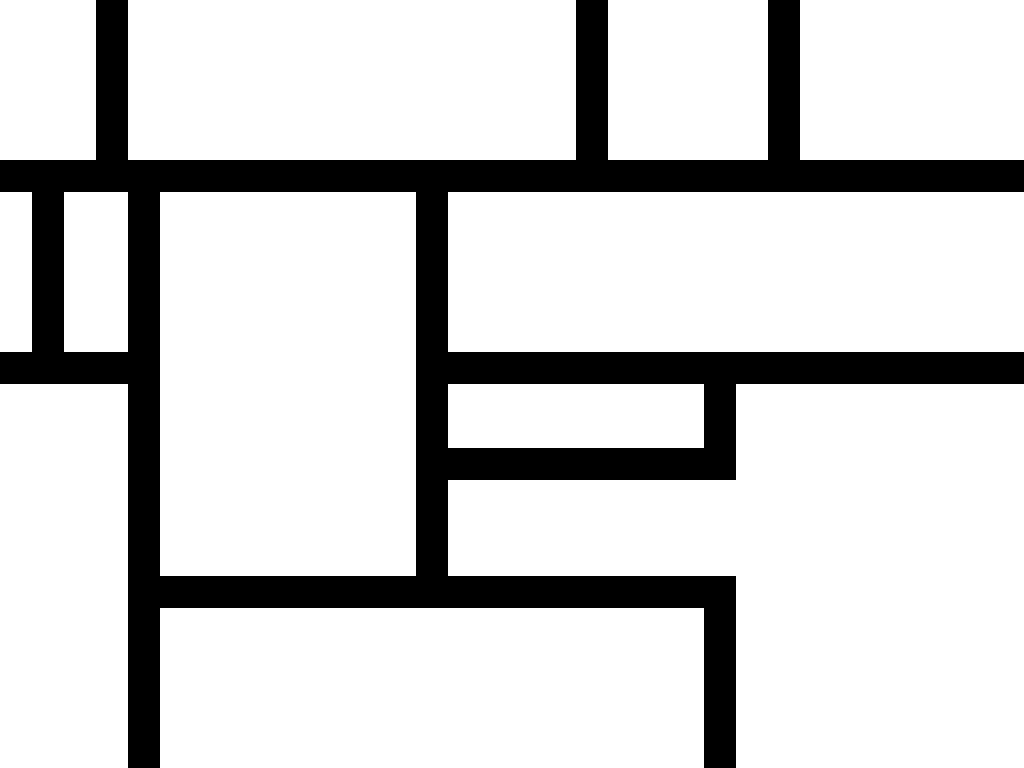

Below is a game level as drawn by its tile map, then a one-line description and the .tmx file that defines it, in full:
An orthogonal 32x24 tile map with 32x32 px tiles, 1 tile layer (Tile Layer 1).

<map version="1.2" tiledversion="1.3.1" orientation="orthogonal" renderorder="right-up" compressionlevel="0" width="32" height="24" tilewidth="32" tileheight="32" infinite="0" nextlayerid="2" nextobjectid="1">
 <tileset firstgid="1" source="roadmap.tsx" />
 <layer id="1" name="Tile Layer 1" width="32" height="24">
  <data encoding="csv">
2,2,2,3,2,2,2,2,2,2,2,2,2,2,2,2,2,2,3,2,2,2,2,2,3,2,2,2,2,2,2,2,
2,2,2,3,2,2,2,2,2,2,2,2,2,2,2,2,2,2,3,2,2,2,2,2,3,2,2,2,2,2,2,2,
2,2,2,3,2,2,2,2,2,2,2,2,2,2,2,2,2,2,3,2,2,2,2,2,3,2,2,2,2,2,2,2,
2,2,2,3,2,2,2,2,2,2,2,2,2,2,2,2,2,2,3,2,2,2,2,2,3,2,2,2,2,2,2,2,
2,2,2,3,2,2,2,2,2,2,2,2,2,2,2,2,2,2,3,2,2,2,2,2,3,2,2,2,2,2,2,2,
3,3,3,3,3,3,3,3,3,3,3,3,3,3,3,3,3,3,3,3,3,3,3,3,3,3,3,3,3,3,3,3,
2,3,2,2,3,2,2,2,2,2,2,2,2,3,2,2,2,2,2,2,2,2,2,2,2,2,2,2,2,2,2,2,
2,3,2,2,3,2,2,2,2,2,2,2,2,3,2,2,2,2,2,2,2,2,2,2,2,2,2,2,2,2,2,2,
2,3,2,2,3,2,2,2,2,2,2,2,2,3,2,2,2,2,2,2,2,2,2,2,2,2,2,2,2,2,2,2,
2,3,2,2,3,2,2,2,2,2,2,2,2,3,2,2,2,2,2,2,2,2,2,2,2,2,2,2,2,2,2,2,
2,3,2,2,3,2,2,2,2,2,2,2,2,3,2,2,2,2,2,2,2,2,2,2,2,2,2,2,2,2,2,2,
3,3,3,3,3,2,2,2,2,2,2,2,2,3,3,3,3,3,3,3,3,3,3,3,3,3,3,3,3,3,3,3,
2,2,2,2,3,2,2,2,2,2,2,2,2,3,2,2,2,2,2,2,2,2,3,2,2,2,2,2,2,2,2,2,
2,2,2,2,3,2,2,2,2,2,2,2,2,3,2,2,2,2,2,2,2,2,3,2,2,2,2,2,2,2,2,2,
2,2,2,2,3,2,2,2,2,2,2,2,2,3,3,3,3,3,3,3,3,3,3,2,2,2,2,2,2,2,2,2,
2,2,2,2,3,2,2,2,2,2,2,2,2,3,2,2,2,2,2,2,2,2,2,2,2,2,2,2,2,2,2,2,
2,2,2,2,3,2,2,2,2,2,2,2,2,3,2,2,2,2,2,2,2,2,2,2,2,2,2,2,2,2,2,2,
2,2,2,2,3,2,2,2,2,2,2,2,2,3,2,2,2,2,2,2,2,2,2,2,2,2,2,2,2,2,2,2,
2,2,2,2,3,3,3,3,3,3,3,3,3,3,3,3,3,3,3,3,3,3,3,2,2,2,2,2,2,2,2,2,
2,2,2,2,3,2,2,2,2,2,2,2,2,2,2,2,2,2,2,2,2,2,3,2,2,2,2,2,2,2,2,2,
2,2,2,2,3,2,2,2,2,2,2,2,2,2,2,2,2,2,2,2,2,2,3,2,2,2,2,2,2,2,2,2,
2,2,2,2,3,2,2,2,2,2,2,2,2,2,2,2,2,2,2,2,2,2,3,2,2,2,2,2,2,2,2,2,
2,2,2,2,3,2,2,2,2,2,2,2,2,2,2,2,2,2,2,2,2,2,3,2,2,2,2,2,2,2,2,2,
2,2,2,2,3,2,2,2,2,2,2,2,2,2,2,2,2,2,2,2,2,2,3,2,2,2,2,2,2,2,2,2
</data>
 </layer>
</map>
